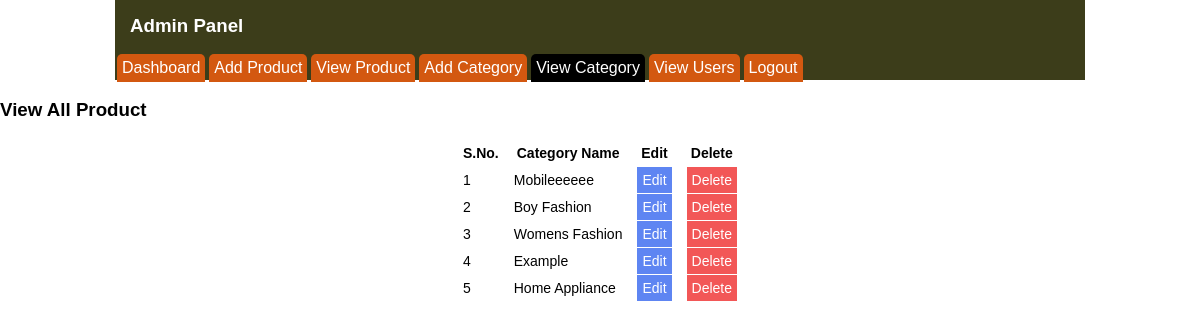
/project/admin/view_category.php (signed in), run on an earlier commit of the app's database.
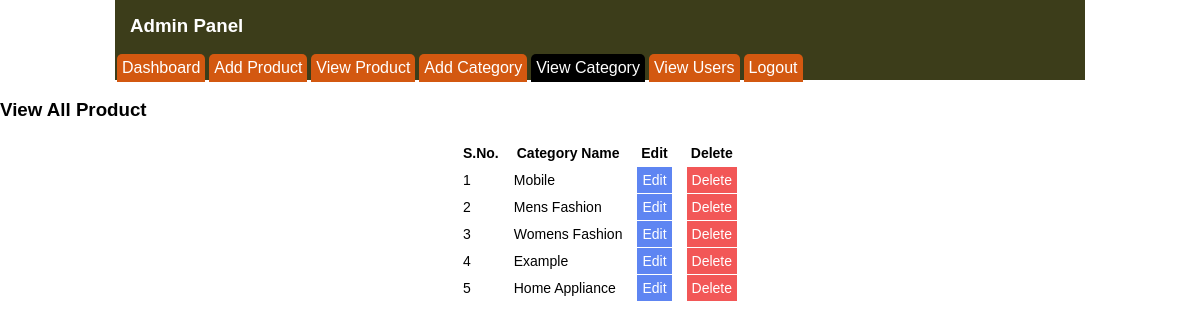
And on a later commit of the database.
### tables this page shows
CREATE TABLE `category` (
  `id` int(11) NOT NULL,
  `name` varchar(100) NOT NULL
);

### project/admin/view_category.php (the view, shortened to what this page needs)
<?php
include("header.php");
$query = "SELECT * FROM category";
$result = mysqli_query($con, $query);
?>
<div id="sub-content">
	<h3>View All Product</h3>
		<table class="tab" align="center">
			<tr>
				<th>S.No.</th>
				<th>Category Name</th>
				<th>Edit</th>
				<th>Delete</th>
			</tr>
			<?php
			$n=1;
			while($data=mysqli_fetch_assoc($result))
			{ ?>
				<tr>
					<td><?php echo $n;?></td>
					<td><?php echo $data['name'];?></td>
					<td><a href="edit_cate.php?cid=<?php echo $data['id']; ?>" class="edit-btn">Edit</a></td>
					<td><a href="delete_cate.php?cid=<?php echo $data['id']; ?>" class="delete-btn">Delete</a></td>
				</tr>
			<?php
			$n++;
			}
			?>
		</table>
</div>
</body>
</html>

What changed in the data, as far as the page shows it:
changed category: name "Mobileeeeee" → "Mobile"
changed category: name "Boy Fashion" → "Mens Fashion"
